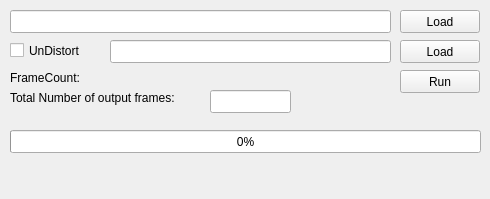
<?xml version="1.0" encoding="UTF-8"?>
<ui version="4.0">
 <class>MainWindow</class>
 <widget class="QMainWindow" name="MainWindow">
  <property name="geometry">
   <rect>
    <x>0</x>
    <y>0</y>
    <width>490</width>
    <height>199</height>
   </rect>
  </property>
  <property name="windowTitle">
   <string>MainWindow</string>
  </property>
  <widget class="QWidget" name="centralWidget">
   <widget class="QProgressBar" name="prog">
    <property name="geometry">
     <rect>
      <x>10</x>
      <y>130</y>
      <width>471</width>
      <height>23</height>
     </rect>
    </property>
    <property name="value">
     <number>0</number>
    </property>
   </widget>
   <widget class="QLineEdit" name="txtFile">
    <property name="geometry">
     <rect>
      <x>10</x>
      <y>10</y>
      <width>381</width>
      <height>23</height>
     </rect>
    </property>
   </widget>
   <widget class="QPushButton" name="cmdLoad">
    <property name="geometry">
     <rect>
      <x>400</x>
      <y>10</y>
      <width>80</width>
      <height>23</height>
     </rect>
    </property>
    <property name="text">
     <string>Load</string>
    </property>
   </widget>
   <widget class="QPushButton" name="cmdRun">
    <property name="geometry">
     <rect>
      <x>400</x>
      <y>70</y>
      <width>80</width>
      <height>23</height>
     </rect>
    </property>
    <property name="text">
     <string>Run</string>
    </property>
   </widget>
   <widget class="QLabel" name="lblCount">
    <property name="geometry">
     <rect>
      <x>10</x>
      <y>70</y>
      <width>121</width>
      <height>16</height>
     </rect>
    </property>
    <property name="text">
     <string>FrameCount:</string>
    </property>
   </widget>
   <widget class="QLabel" name="label_2">
    <property name="geometry">
     <rect>
      <x>10</x>
      <y>90</y>
      <width>201</width>
      <height>16</height>
     </rect>
    </property>
    <property name="text">
     <string>Total Number of output frames:</string>
    </property>
   </widget>
   <widget class="QLineEdit" name="txtOutFrames">
    <property name="geometry">
     <rect>
      <x>210</x>
      <y>90</y>
      <width>81</width>
      <height>23</height>
     </rect>
    </property>
   </widget>
   <widget class="QLineEdit" name="txtCalib">
    <property name="geometry">
     <rect>
      <x>110</x>
      <y>40</y>
      <width>281</width>
      <height>23</height>
     </rect>
    </property>
   </widget>
   <widget class="QPushButton" name="cmdCalib">
    <property name="geometry">
     <rect>
      <x>400</x>
      <y>40</y>
      <width>80</width>
      <height>23</height>
     </rect>
    </property>
    <property name="text">
     <string>Load</string>
    </property>
   </widget>
   <widget class="QCheckBox" name="chkDistort">
    <property name="geometry">
     <rect>
      <x>10</x>
      <y>40</y>
      <width>91</width>
      <height>21</height>
     </rect>
    </property>
    <property name="text">
     <string>UnDistort</string>
    </property>
   </widget>
  </widget>
  <widget class="QMenuBar" name="menuBar">
   <property name="geometry">
    <rect>
     <x>0</x>
     <y>0</y>
     <width>490</width>
     <height>20</height>
    </rect>
   </property>
  </widget>
 </widget>
 <layoutdefault spacing="6" margin="11"/>
 <resources/>
 <connections/>
</ui>
